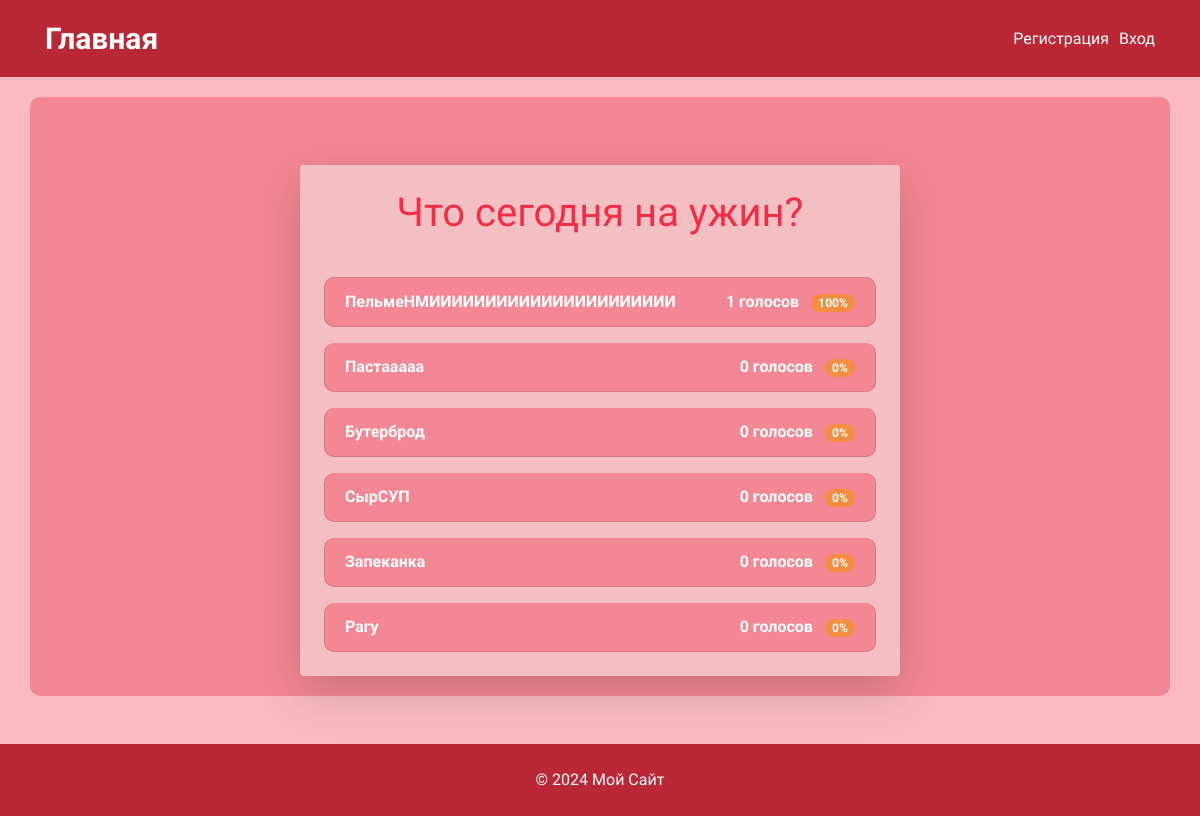
Screenshot of /polls/3/results/ with the database file from the repository.
### polls/models.py (models this page shows, shortened)
class Question(models.Model):
    text = models.CharField("Вопрос",max_length=200)
    pub_date = models.DateTimeField('Дата публикации')
    short_description = models.CharField(max_length=250, null=True)
    description = models.TextField(null=True)
    image = models.ImageField(upload_to='polls/questions', blank=True)
    votes = models.IntegerField(default=0, blank=True)
    voted_by = models.ManyToManyField(User, related_name='voted_questions', blank=True)

class Choice(models.Model):
    question = models.ForeignKey(Question, on_delete=models.CASCADE)
    text = models.CharField("Вариант ответа",max_length=250)
    votes = models.IntegerField("Голоса",default=0)
    def vote_percentage(self):
        if self.question.votes > 0:
            return round(self.votes * 100 / self.question.votes)
        return 0

### polls/views.py (the view)
# urls.py: path('<int:pk>/results/', views.ResultsView.as_view(), name='results'),
class ResultsView(generic.DetailView):
    model = Question
    template_name = 'polls/results.html'

### polls/templates/polls/results.html (shortened to what this page needs)
{% extends 'polls/base.html' %}
{% block content %}
<div class="container mt-5 p-4 rounded shadow-lg" style="background-color: #F3BFC3; max-width: 600px;">
    <h1 class="text-center mb-4" style="color: #F22D44;">{{ question.text }}</h1>
    <ul class="list-group">
        {% for choice in question.choice_set.all %}
            <li class="list-group-item mt-3 d-flex justify-content-between align-items-center" style="background-color: #F38894; color: white; border-radius: 10px;">
                <div>
                    <strong>{{ choice.text }}</strong>
                </div>
                <div class="text-right">
                    <span><b>{{ choice.votes }} голосов</b></span>
                    <span class="badge badge-pill ml-2" style="background-color: #F58E41; color: white;">
                        {{ choice.vote_percentage }}%
                    </span>
                </div>
            </li>
        {% endfor %}
    </ul>
</div>
{% endblock %}

### rows the page displays
Question: text "Что сегодня на ужин?"
Choice: text "ПельмеНМИИИИИИИИИИИИИИИИИИИИИИ", votes "1", vote_percentage "100"
Choice: text "Пастааааа", votes "0", vote_percentage "0"
Choice: text "Бутерброд", votes "0", vote_percentage "0"
Choice: text "СырСУП", votes "0", vote_percentage "0"
Choice: text "Запеканка", votes "0", vote_percentage "0"
Choice: text "Рагу", votes "0", vote_percentage "0"
